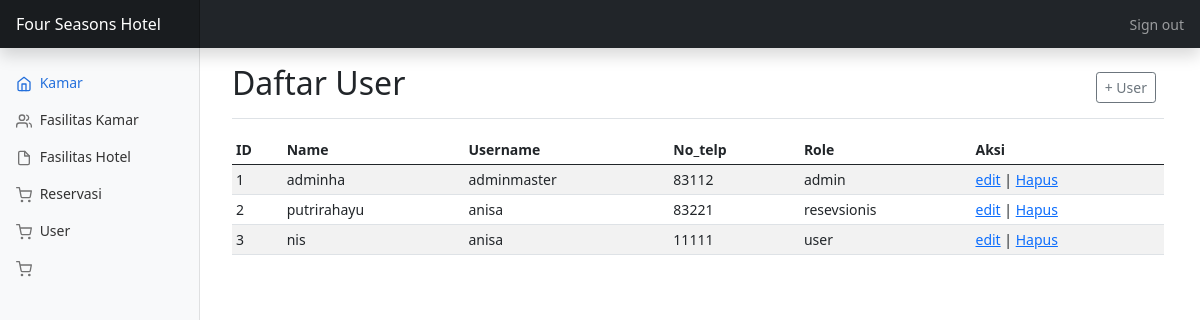
The app's page /admin/index.php?page=user-list, older data.
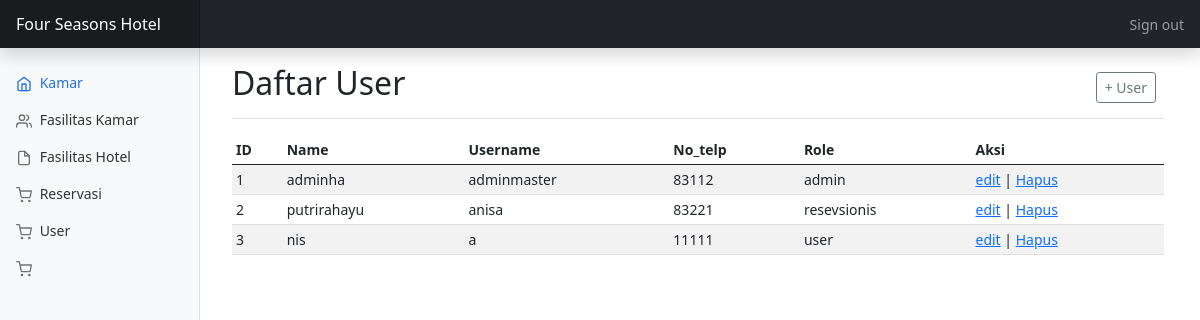
The same page, newer data.
### tables this page shows
CREATE TABLE `user` (
  `id` int(11) NOT NULL,
  `name` varchar(255) NOT NULL,
  `username` varchar(255) NOT NULL,
  `password` varchar(255) NOT NULL,
  `no_telp` int(11) NOT NULL,
  `role` enum('admin','resevsionis','user') NOT NULL
);

### admin/user_list.php (the view)
<?php
  include "../koneksi.php";
?>
<div class="d-flex justify-content-between flex-wrap flex-md-nowrap align-items-center pt-3 pb-2 mb-3 border-bottom">
  <h1 class="h2">Daftar User</h1>
  <div class="btn-toolbar mb-2 mb-md-0">
    <div class="btn-group me-2">
      <a href="index.php?page=user-input">
        <button type="button" class="btn btn-sm btn-outline-secondary">+ User</button>
      </a>
    </div>
  </div>
</div>
<div class="table-responsive">
  <table class="table table-striped table-sm">
    <thead>
      <tr>
        <th scope="col">ID</th>
        <th scope="col">Name</th>
        <th scope="col">Username</th>
        <th scope="col">No_telp</th>
        <th scope="col">Role</th>
        <th scope="col">Aksi</th>
      </tr>
    </thead>
    <tbody>
    <?php
     $query = $conn->query('SELECT * FROM user');
     $no=1;
      while ($data = mysqli_fetch_array($query)) {
    ?>
      <tr>
        <td><?php echo $no++ ?></td>
        <td><?php echo $data['name'] ?></td>
        <td><?php echo $data['username'] ?></td>
        <td><?php echo $data['no_telp'] ?></td>
        <td><?php echo $data['role'] ?></td>
        <td>
          <a href="index.php?page=user-edit&id=<?php echo $data['id']; ?>">edit</a> |
          <a href="user_delete.php?id=<?php echo $data['id']; ?>" onclick="return confirm('Anda yakin mau menghapus User ini ?')">Hapus</a>
        </td>
      </tr>
    <?php } ?>
    </tbody>
  </table>
</div>

### header.php (shortened to what this page needs)
<!doctype html>
<html lang="en">
  <head>
    <link href="https://cdn.jsdelivr.net/npm/bootstrap@5.3.0-alpha1/dist/css/bootstrap.min.css" rel="stylesheet">
  </head>
  <body>

### admin/index.php (shortened to what this page needs)
<?php
include "../header.php";
?>
<!doctype html>
<html lang="en">
  <head>
    <link href="../css/bootstrap.min.css" rel="stylesheet">
    <link href="dashboard.css" rel="stylesheet">
  </head>
  <body>
<header class="navbar navbar-dark sticky-top bg-dark flex-md-nowrap p-0 shadow">
  <a class="navbar-brand col-md-3 col-lg-2 me-0 px-3" href="#">Four Seasons Hotel</a>
  <div class="navbar-nav">
    <div class="nav-item text-nowrap">
      <a class="nav-link px-3" href="../logout.php">Sign out</a>
    </div>
  </div>
</header>
<div class="container-fluid">
  <div class="row">
    <nav id="sidebarMenu" class="col-md-3 col-lg-2 d-md-block bg-light sidebar collapse">
      <div class="position-sticky pt-3">
        <ul class="nav flex-column">
          <li class="nav-item">
            <a class="nav-link active" aria-current="page" href="index.php?page=kamar-list">
              <span data-feather="home"></span>
              Kamar
            </a>
          </li>
          <li class="nav-item">
            <a class="nav-link" href="index.php?page=fasilitaskamar-list">
              <span data-feather="users"></span>
              Fasilitas Kamar
            </a>
          </li>
          <li class="nav-item">
            <a class="nav-link" href="index.php?page=fasilitashotel-list">
              <span data-feather="file"></span>
              Fasilitas Hotel
            </a>
          </li>
          <li class="nav-item">
            <a class="nav-link" href="index.php?page=reservasi-list">
              <span data-feather="shopping-cart"></span>
              Reservasi
            </a>
          </li>
          <li class="nav-item">
            <a class="nav-link" href="index.php?page=user-list">
              <span data-feather="shopping-cart"></span>
              User
            </a>
          </li>
        </ul>
        <ul class="nav flex-column">
          <li class="nav-item">
            <a class="nav-link" href="index.php?page=reservasi-list">
              <span data-feather="shopping-cart"></span>
            </a>
          </li>
        </ul>
      </div>
    </nav>
    <main class="col-md-9 ms-sm-auto col-lg-10 px-md-4">
      <?php
        if(isset($_GET['page'])){
          $page = $_GET['page'];
          switch ($page) {
            case 'user-list':
              include "user_list.php";
              break;
          }
        }else{
          include "reservasi_list.php";
        }
      ?>
    </main>
  </div>
</div>
  </body>
</html>

### css/dashboard.css (style rules this page uses)
body { font-size: .875rem; }
.feather { width: 16px; height: 16px; vertical-align: text-bottom; }
.sidebar { position: fixed; top: 0; bottom: 0; left: 0; z-index: 100; padding: 48px 0 0; box-shadow: inset -1px 0 0 rgba(0, 0, 0, .1); }
.sidebar .nav-link { font-weight: 500; color: #333; }
.sidebar .nav-link .feather { margin-right: 4px; color: #727272; }
.sidebar .nav-link.active { color: #2470dc; }
.sidebar .nav-link:hover .feather, .sidebar .nav-link.active .feather { color: inherit; }
.navbar-brand { padding-top: .75rem; padding-bottom: .75rem; font-size: 1rem; background-color: rgba(0, 0, 0, .25); box-shadow: inset -1px 0 0 rgba(0, 0, 0, .25); }

Row changes from the older to the newer data that the page shows:
changed user "nis": username "anisa" → "a"
